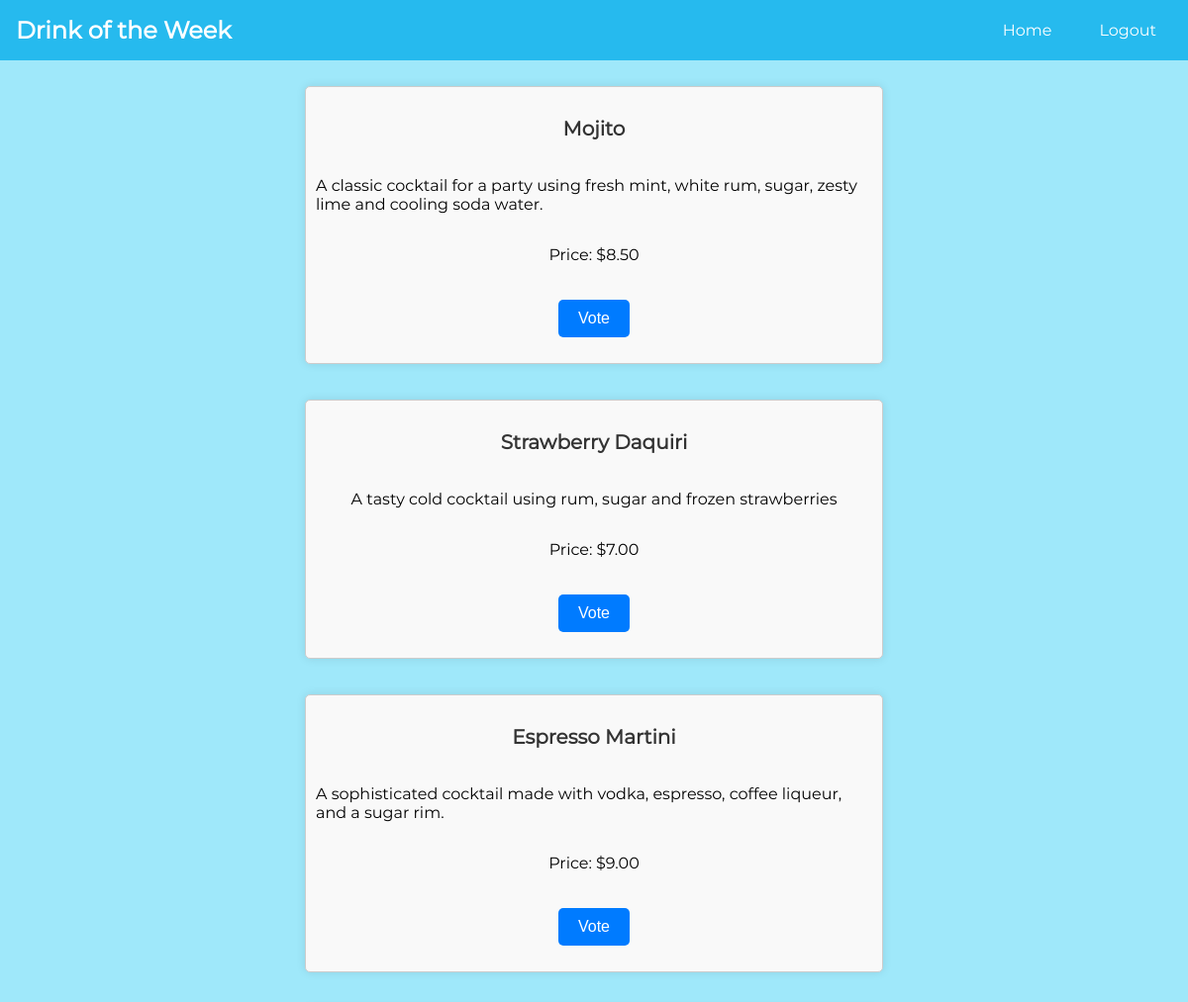
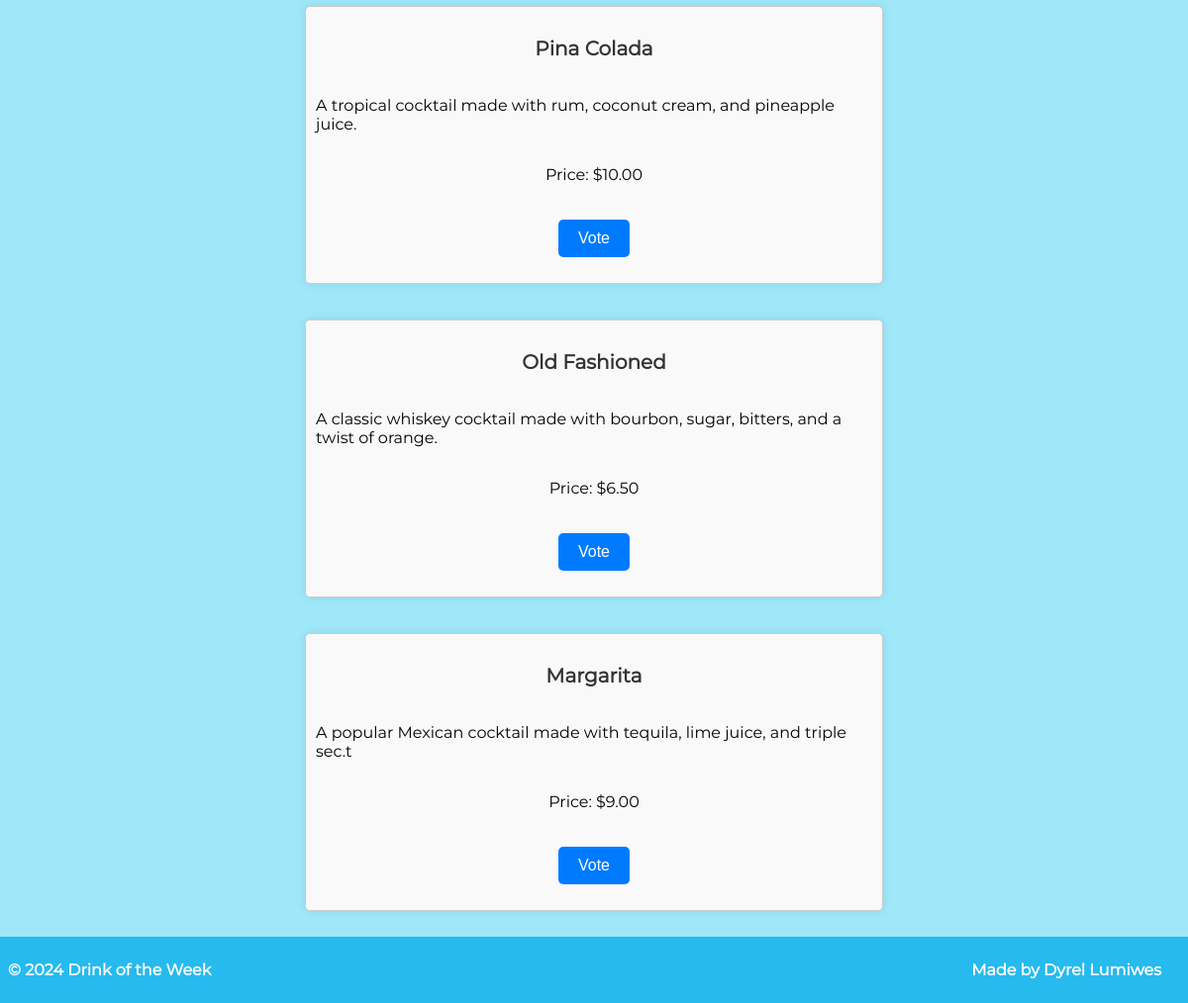
Page /voter/voting-page.php (signed in) on the committed database (2 pictures, top to bottom).
### tables this page shows
create table Drinks (
    id int primary key auto_increment,
    name_of_drink varchar(255) NOT NULL,
    descripton varchar(255),
    price decimal(10,2),
    rating decimal(10,2),
    likes int default 0
);

### www/voter/voting-page.php (the view, shortened to what this page needs)
<!DOCTYPE HTML PUBLIC "-//IETF//DTD HTML//EN">
<html>
<head>
</head>
<body class=vote-body>
    <div class="card-container">
        <nav class="navbar">
            <div class="navbar-logo">Drink of the Week</div>
            <ul class="navbar-links">
                <li><a href="index.php">Home</a></li>
                <li><a href="logout.php">Logout</a></li>
            </ul>
        </nav>
        <div class="card-grid">
            <?php
            $db_host   = '192.168.2.12';
            $db_name   = 'drinksDB';
            $db_user   = 'webuser';
            $db_passwd = 'password';
            $pdo_dsn = "mysql:host=$db_host;dbname=$db_name";
            $pdo = new PDO($pdo_dsn, $db_user, $db_passwd);
            $pdo->setAttribute(PDO::ATTR_ERRMODE, PDO::ERRMODE_EXCEPTION);
            $q = $pdo->query("SELECT * FROM Drinks");
            $userId = $_SESSION['user_id'];
            $chosenDrinkStmt = $pdo->prepare("SELECT * FROM UserLikes WHERE user_id = :userId");
            $chosenDrinkStmt->bindParam(':userId', $userId);
            $chosenDrinkStmt->execute();
            $drink = $chosenDrinkStmt->fetch(PDO::FETCH_ASSOC);
            while ($row = $q->fetch()) {
                    if ($drink && $drink['drink_id'] == $row['id']) {
                        echo "<div class='card-item'id='selected-drink'>";
                        echo "<h3>" . htmlspecialchars($row["name_of_drink"]) . "</h3>";
                        echo "<p>" . htmlspecialchars($row["descripton"]) . "</p>";
                        echo "<p>Price: $" . htmlspecialchars($row["price"]) . "</p>";
                        echo "<p>You have already voted for this drink</p>";
                        echo "</div>";
                    } else {
                    echo "<div class='card-item'>";
                    echo "<h3>" . htmlspecialchars($row["name_of_drink"]) . "</h3>";
                    echo "<p>" . htmlspecialchars($row["descripton"]) . "</p>";
                    echo "<p>Price: $" . htmlspecialchars($row["price"]) . "</p>";
                    echo "<form action='choose-voted-drink.php' method='post'>";
                    echo "<input class='submit-button' type='submit' value='Vote'>";
                    echo "</form>";
                    echo "</div>";
                    }
            }
            ?>
        </div>
        <div class="footer">
            <p> &copy; 2024 Drink of the Week </p>
            <p> Made by Dyrel Lumiwes </p>
        </div>
    </div>
</body>
</html>

### rows in the picture
drinks: name_of_drink "Mojito", descripton "A classic cocktail for a party using fresh mint, white rum, sugar, zesty lime and cooling soda water.", price "8.50"
drinks: name_of_drink "Strawberry Daquiri", descripton "A tasty cold cocktail using rum, sugar and frozen strawberries", price "7.00"
drinks: name_of_drink "Espresso Martini", descripton "A sophisticated cocktail made with vodka, espresso, coffee liqueur, and a sugar rim.", price "9.00"
drinks: name_of_drink "Pina Colada", descripton "A tropical cocktail made with rum, coconut cream, and pineapple juice.", price "10.00"
drinks: name_of_drink "Old Fashioned", descripton "A classic whiskey cocktail made with bourbon, sugar, bitters, and a twist of orange.", price "6.50"
drinks: name_of_drink "Margarita", descripton "A popular Mexican cocktail made with tequila, lime juice, and triple sec.t", price "9.00"
